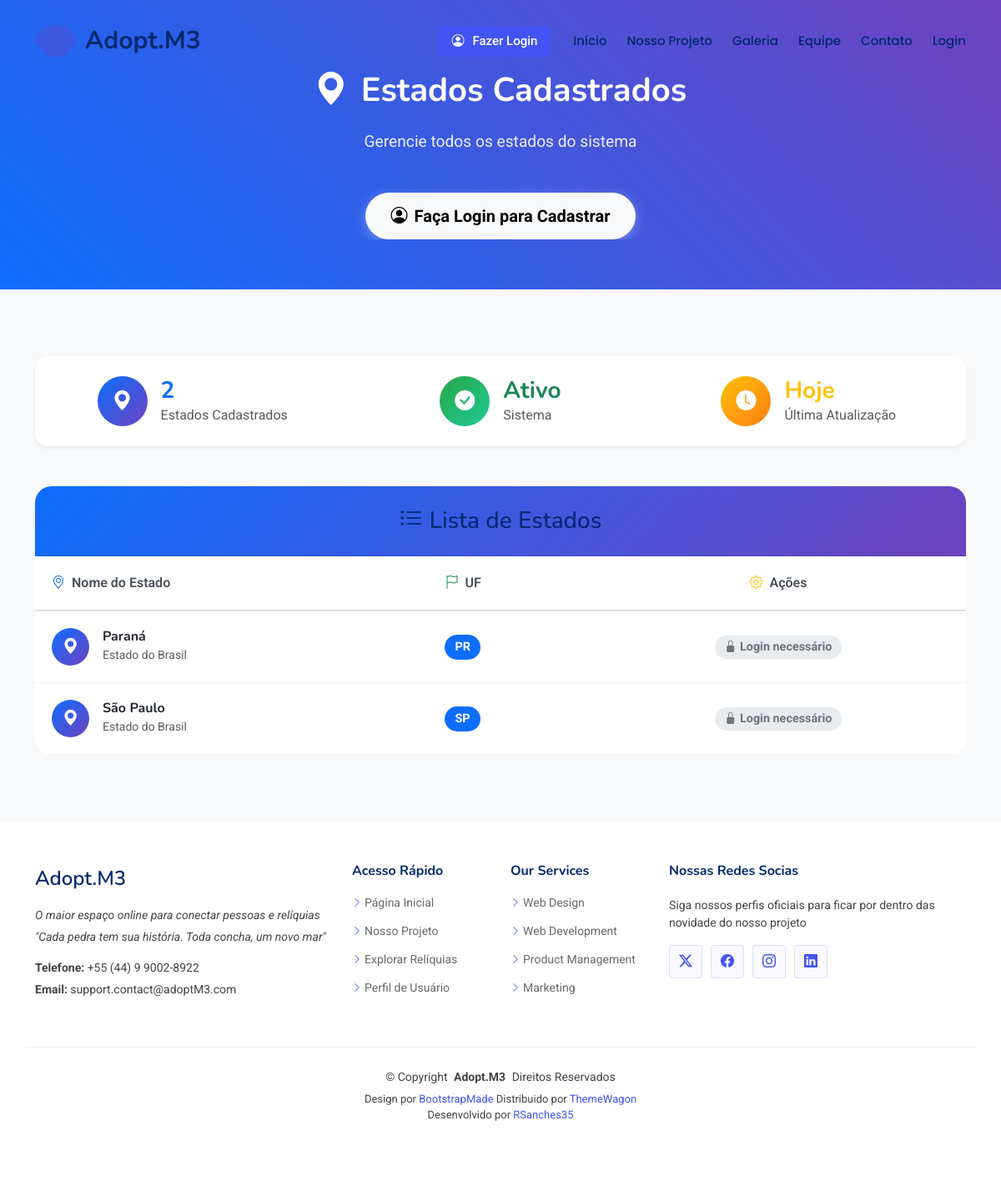
Page /records/list/state on the committed database.
### records/models.py (models this page shows, shortened)
class State(models.Model):
    name = models.CharField(max_length=80)
    uf = models.CharField(max_length=2)

### records/views.py (the view)
# urls.py: path('list/state', StateList.as_view(), name='StateList'),
class StateList(ListView):
    model = State
    template_name = 'records/lists/state.html'

### records/templates/records/lists/state.html (shortened to what this page needs)
{% extends 'pages/model.html' %}
{% load static %}
{% block MainContent %}
<section class="hero section" style="background: linear-gradient(45deg, #0d6efd, #6f42c1); min-height: 40vh; display: flex; align-items: center;">
  <div class="container">
    <div class="row justify-content-center">
      <div class="col-lg-10 text-center" data-aos="fade-up">
        <h1 style="color: white; font-size: 2.5rem; margin-bottom: 20px;">
          <i class="bi bi-geo-alt-fill me-3"></i>Estados Cadastrados
        </h1>
        <p style="color: rgba(255,255,255,0.9); font-size: 1.2rem;">
          Gerencie todos os estados do sistema
        </p>
        {% if user.is_authenticated %}
        <a href="{% url 'records:StateCreate' %}" class="btn btn-light btn-lg mt-3"
           style="border-radius: 50px; padding: 12px 30px; font-weight: bold; box-shadow: 0 4px 15px rgba(255,255,255,0.3);">
          <i class="bi bi-plus-circle me-2"></i>Novo Estado
        </a>
        {% else %}
        <a href="{% url 'login' %}" class="btn btn-light btn-lg mt-3"
           style="border-radius: 50px; padding: 12px 30px; font-weight: bold; box-shadow: 0 4px 15px rgba(255,255,255,0.3);">
          <i class="bi bi-person-circle me-2"></i>Faça Login para Cadastrar
        </a>
        {% endif %}
      </div>
    </div>
  </div>
</section>
<section class="about section" style="padding: 80px 0; background: #f8f9fa;">
  <div class="container" data-aos="fade-up">
    <div class="row mb-5">
      <div class="col-lg-12">
        <div class="card border-0 shadow-sm" style="border-radius: 15px; background: white;">
          <div class="card-body text-center py-4">
            <div class="row">
              <div class="col-md-4">
                <div class="d-flex align-items-center justify-content-center">
                  <div class="stats-icon me-3" style="background: linear-gradient(135deg, #0d6efd, #6f42c1); width: 60px; height: 60px; border-radius: 50%; display: flex; align-items: center; justify-content: center;">
                    <i class="bi bi-geo-alt-fill" style="color: white; font-size: 1.5rem;"></i>
                  </div>
                  <div class="text-start">
                    <h3 class="mb-0 text-primary fw-bold">{{ object_list|length }}</h3>
                    <p class="mb-0 text-muted">Estados Cadastrados</p>
                  </div>
                </div>
              </div>
              <div class="col-md-4">
                <div class="d-flex align-items-center justify-content-center">
                  <div class="stats-icon me-3" style="background: linear-gradient(135deg, #28a745, #20c997); width: 60px; height: 60px; border-radius: 50%; display: flex; align-items: center; justify-content: center;">
                    <i class="bi bi-check-circle-fill" style="color: white; font-size: 1.5rem;"></i>
                  </div>
                  <div class="text-start">
                    <h3 class="mb-0 text-success fw-bold">Ativo</h3>
                    <p class="mb-0 text-muted">Sistema</p>
                  </div>
                </div>
              </div>
              <div class="col-md-4">
                <div class="d-flex align-items-center justify-content-center">
                  <div class="stats-icon me-3" style="background: linear-gradient(135deg, #ffc107, #fd7e14); width: 60px; height: 60px; border-radius: 50%; display: flex; align-items: center; justify-content: center;">
                    <i class="bi bi-clock-fill" style="color: white; font-size: 1.5rem;"></i>
                  </div>
                  <div class="text-start">
                    <h3 class="mb-0 text-warning fw-bold">Hoje</h3>
                    <p class="mb-0 text-muted">Última Atualização</p>
                  </div>
                </div>
              </div>
            </div>
          </div>
        </div>
      </div>
    </div>
    <div class="row">
      <div class="col-lg-12">
        <div class="card border-0" style="border-radius: 20px; overflow: hidden;">
          <div class="card-header text-center" style="background: linear-gradient(135deg, #0d6efd, #6f42c1); color: white; padding: 25px;">
            <h3 class="mb-0">
              <i class="bi bi-list-ul me-2"></i>Lista de Estados
            </h3>
          </div>
          <div class="card-body p-0">
            {% if object_list %}
            <div class="table-responsive">
              <table class="table table-hover mb-0" style="font-size: 1rem;">
                <thead style="background: #f8f9fa; border-bottom: 2px solid #dee2e6;">
                  <tr>
                    <th style="padding: 20px; font-weight: 600; color: #495057; border: none;">
                      <i class="bi bi-geo-alt me-2 text-primary"></i>Nome do Estado
                    </th>
                    <th style="padding: 20px; font-weight: 600; color: #495057; border: none;">
                      <i class="bi bi-flag me-2 text-success"></i>UF
                    </th>
                    <th style="padding: 20px; font-weight: 600; color: #495057; text-align: center; border: none;">
                      <i class="bi bi-gear me-2 text-warning"></i>Ações
                    </th>
                  </tr>
                </thead>
                <tbody>
                  {% for state in object_list %}
                  <tr style="transition: all 0.3s ease; border-bottom: 1px solid #f1f3f4;">
                    <td style="padding: 20px; vertical-align: middle; border: none;">
                      <div class="d-flex align-items-center">
                        <div class="avatar me-3" style="width: 45px; height: 45px; background: linear-gradient(135deg, #0d6efd, #6f42c1); border-radius: 50%; display: flex; align-items: center; justify-content: center;">
                          <i class="bi bi-geo-alt-fill" style="color: white; font-size: 1.2rem;"></i>
                        </div>
                        <div>
                          <h6 class="mb-0 fw-bold text-dark">{{ state.name }}</h6>
                          <small class="text-muted">Estado do Brasil</small>
                        </div>
                      </div>
                    </td>
                    <td style="padding: 20px; vertical-align: middle; border: none;">
                      <span class="badge bg-primary" style="font-size: 0.9rem; padding: 8px 12px; border-radius: 20px;">
                        {{ state.uf }}
                      </span>
                    </td>
                    <td style="padding: 20px; vertical-align: middle; text-align: center; border: none;">
                      {% if user.is_authenticated %}
                      <div class="btn-group" role="group">
                        <a href="{% url 'records:StateUpdate' state.pk %}"
                           class="btn btn-sm btn-outline-primary"
                           style="border-radius: 20px 0 0 20px; padding: 8px 15px;"
                           title="Editar">
                          <i class="bi bi-pencil-fill"></i>
                        </a>
                        <a href="{% url 'records:StateDelete' state.pk %}"
                           class="btn btn-sm btn-outline-danger"
                           style="border-radius: 0 20px 20px 0; padding: 8px 15px;"
                           title="Excluir"
                           onclick="return confirm('Tem certeza que deseja excluir este estado?')">
                          <i class="bi bi-trash-fill"></i>
                        </a>
                      </div>
                      {% else %}
                      <span class="badge" style="background-color: #e9ecef; color: #6c757d; font-size: 0.9rem; padding: 6px 12px; border-radius: 20px;">
                        <i class="bi bi-lock-fill me-1"></i>Login necessário
                      </span>
                      {% endif %}
                    </td>
                  </tr>
                  {% endfor %}
                </tbody>
              </table>
            </div>
            {% endif %}
          </div>
        </div>
      </div>
    </div>
  </div>
</section>
{% endblock %}

### static/css/main.css (style rules this page uses)
:root { --default-font: "Roboto", system-ui, -apple-system, "Segoe UI", Roboto, "Helvetica Neue", Arial, "Noto Sans", "Liberation Sans", sans-serif, "Apple Color Emoji", "Segoe UI Emoji", "Segoe UI Symbol", "Noto Color Emoji"; --heading-font: "Nunito", sans-serif; --nav-font: "Poppins", sans-serif; }
:root { --background-color: #ffffff; --default-color: #444444; --heading-color: #012970; --accent-color: #4154f1; --surface-color: #ffffff; --contrast-color: #ffffff; }
:root { --nav-color: #012970; --nav-hover-color: #4154f1; --nav-mobile-background-color: #ffffff; --nav-dropdown-background-color: #ffffff; --nav-dropdown-color: #212529; --nav-dropdown-hover-color: #4154f1; }
:root { scroll-behavior: smooth; }
body { color: var(--default-color); background-color: var(--background-color); font-family: var(--default-font); }
a { color: var(--accent-color); text-decoration: none; transition: 0.3s; }
h1, h2, h3, h4, h5, h6 { color: var(--heading-color); font-family: var(--heading-font); }
section, .section { color: var(--default-color); background-color: var(--background-color); padding: 60px 0; scroll-margin-top: 98px; overflow: clip; }
.hero { width: 100%; min-height: 100vh; position: relative; padding: 80px 0 60px 0; display: flex; align-items: center; background: url(../img/hero-bg.png) top center no-repeat; background-size: cover; }
.hero h1 { margin: 0; font-size: 48px; font-weight: 700; line-height: 56px; }
.hero p { color: color-mix(in srgb, var(--default-color), transparent 30%); margin: 5px 0 30px 0; font-size: 20px; font-weight: 400; }

### records/templates/records/lists/state.html (style rules this page uses)
.card { transition: all 0.3s ease; }
.stats-icon { transition: all 0.3s ease; }
.container { overflow-x: hidden !important; }
.table-responsive { overflow-x: auto; }
tbody tr { transition: all 0.3s ease !important; }

### rows in the picture
State: name "Paraná", uf "PR"
State: name "São Paulo", uf "SP"

### other values in the picture
{{ object_list|length }} "2"
